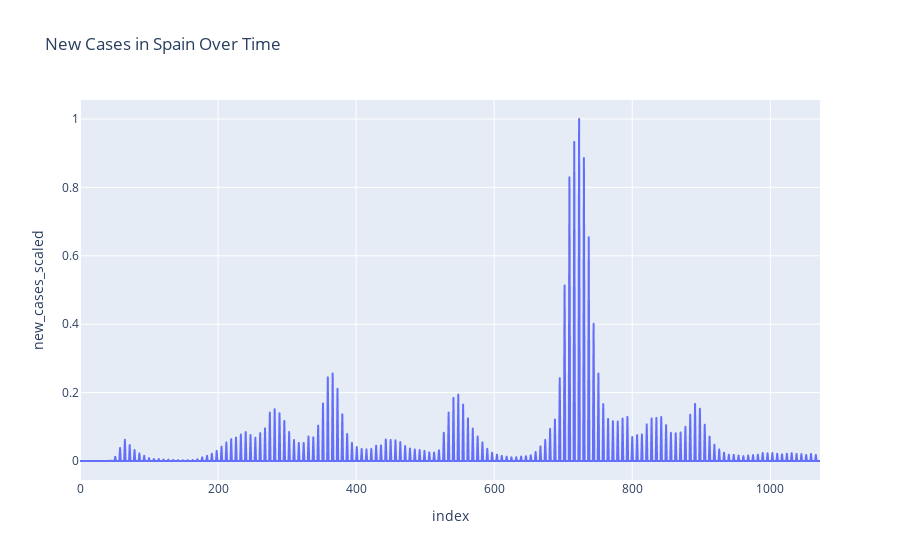

The cell this chart's notebook holds for it:
### Code cell
scaler = MinMaxScaler()
spain_data["new_cases_scaled"] = scaler.fit_transform(spain_data[["new_cases"]])
fig = px.line(spain_data, y='new_cases_scaled', title='New Cases in Spain Over Time')
fig.show()

### Figure 1 — Plotly figure (JSON) as saved in the notebook; plotly's stock layout.template omitted (floating-point values rounded to 4 significant figures; data arrays with more than 128 entries replaced by an {"elided": "..."} marker saying what was removed)
{"data": [{"hovertemplate": "index=%{x}<br>new_cases_scaled=%{y}<extra></extra>", "legendgroup": "", "line": {"color": "#636efa", "dash": "solid"}, "marker": {"symbol": "circle"}, "mode": "lines", "name": "", "showlegend": false, "type": "scattergl", "x": {"elided": "1073 int values"}, "xaxis": "x", "y": {"elided": "1073 float values"}, "yaxis": "y"}], "layout": {"legend": {"tracegroupgap": 0}, "title": {"text": "New Cases in Spain Over Time"}, "xaxis": {"anchor": "y", "domain": [0, 1], "title": {"text": "index"}}, "yaxis": {"anchor": "x", "domain": [0, 1], "title": {"text": "new_cases_scaled"}}}}
